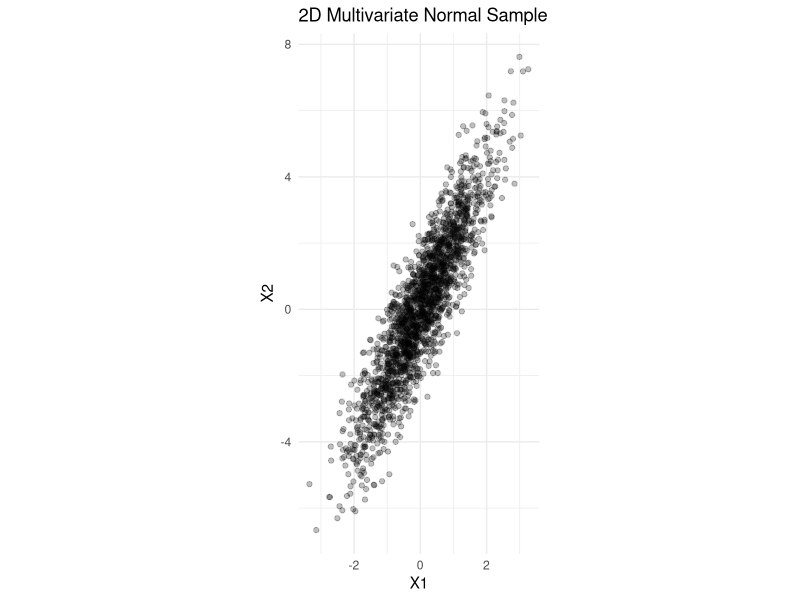
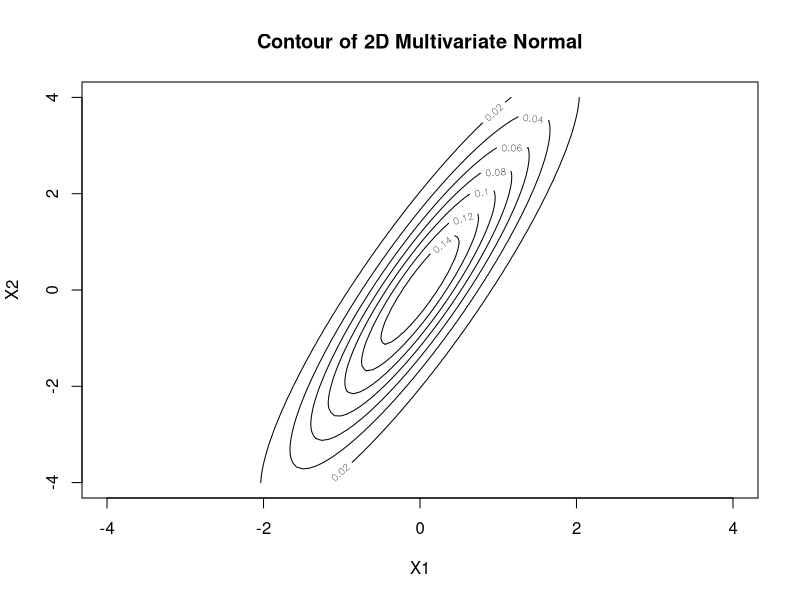
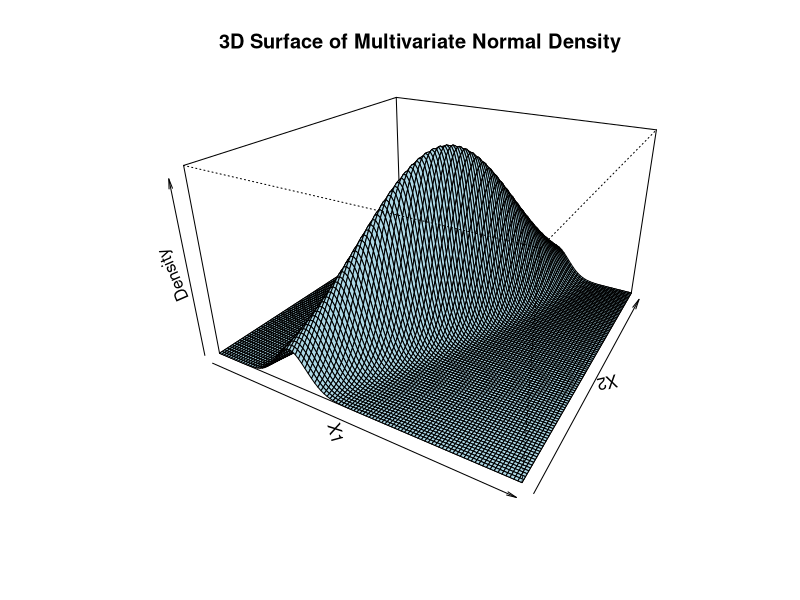
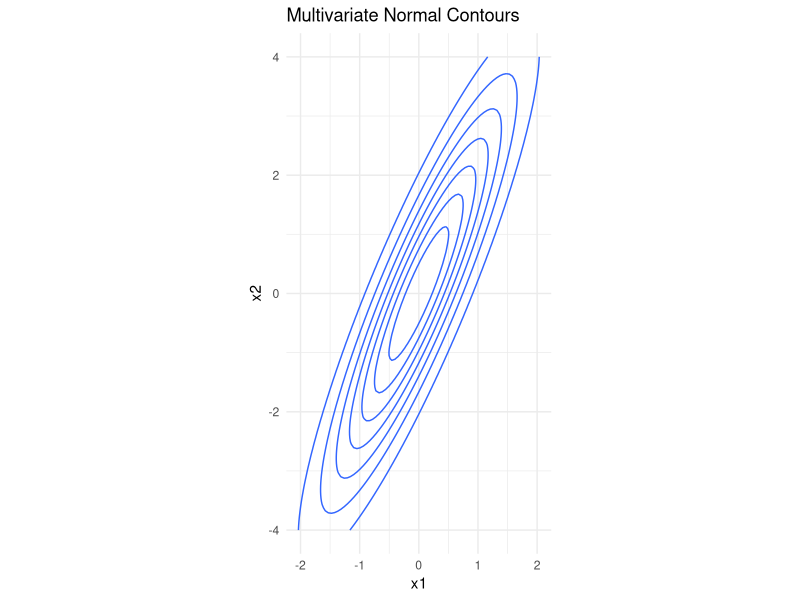

The R script that drew these images, in order:
## ---- chunk 1
library(MASS)

n_draws <- 1000
draws <- mvrnorm(n_draws, mu = c(0, 0), Sigma = matrix(c(1, 0, 0, 1), nrow = 2))
head(draws)
## ---- chunk 2
# install.packages(c("MASS", "ggplot2"))
library(MASS)
library(ggplot2)

set.seed(123)

# Mean vector
mu <- c(0, 0)

# Covariance matrix
Sigma <- matrix(c(
    1, 2,
    2, 5
), nrow = 2)

# Generate samples
x <- MASS::mvrnorm(n = 2000, mu = mu, Sigma = Sigma)
df <- data.frame(x1 = x[, 1], x2 = x[, 2])

# Scatter plot
ggplot(df, aes(x = x1, y = x2)) +
    geom_point(alpha = 0.25) +
    coord_equal() +
    theme_minimal() +
    labs(
        title = "2D Multivariate Normal Sample",
        x = "X1",
        y = "X2"
    )

# install.packages("mvtnorm")
library(mvtnorm)

# Grid of values
x_seq <- seq(-4, 4, length.out = 100)
y_seq <- seq(-4, 4, length.out = 100)
grid <- expand.grid(x1 = x_seq, x2 = y_seq)

# Density at each grid point
grid$z <- mvtnorm::dmvnorm(grid, mean = mu, sigma = Sigma)

# Base R contour plot
z_matrix <- matrix(grid$z, nrow = length(x_seq), byrow = FALSE)

contour(x_seq, y_seq, z_matrix,
    xlab = "X1", ylab = "X2",
    main = "Contour of 2D Multivariate Normal"
)

persp(x_seq, y_seq, z_matrix,
    theta = 30, phi = 25, expand = 0.6,
    col = "lightblue",
    xlab = "X1", ylab = "X2", zlab = "Density",
    main = "3D Surface of Multivariate Normal Density"
)

library(ggplot2)
library(mvtnorm)

x_seq <- seq(-4, 4, length.out = 150)
y_seq <- seq(-4, 4, length.out = 150)
grid <- expand.grid(x1 = x_seq, x2 = y_seq)
grid$z <- mvtnorm::dmvnorm(grid, mean = mu, sigma = Sigma)

ggplot(grid, aes(x = x1, y = x2, z = z)) +
  geom_contour() +
  coord_equal() +
  theme_minimal() +
  labs(title = "Multivariate Normal Contours")
